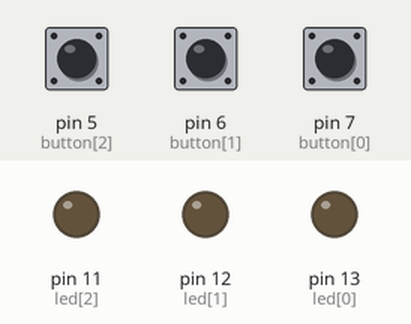
The sketch below on a simulated Arduino Uno, built with avr-gcc and run on an emulated ATmega328P. Shown: output pins drawn as LEDs (lit = HIGH). The test bench sets the inputs (shaded band); at power-on: pin 5 (button[2]) LOW, pin 6 (button[1]) LOW, pin 7 (button[0]) LOW. What the sketch prints to the serial monitor is not drawn.

Above: at 1.2 s.
1.3 s: pin 5 (button[2]) pulled HIGH for 0.15 s
At 1.41 s:
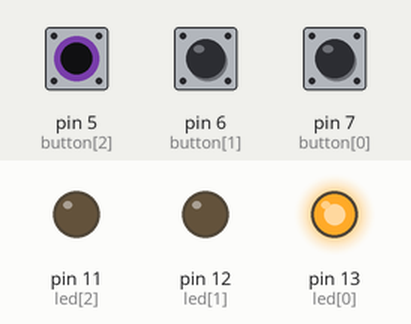
3.0 s: pin 6 (button[1]) pulled HIGH for 1 s
At 5.0 s:
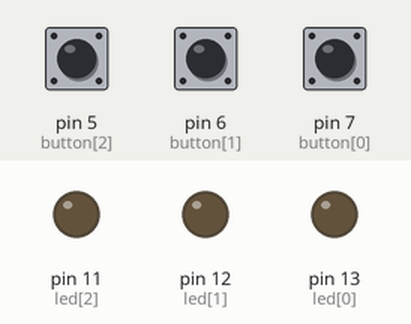
5.5 s: pin 7 (button[0]) pulled HIGH for 1 s
At 6.3 s:
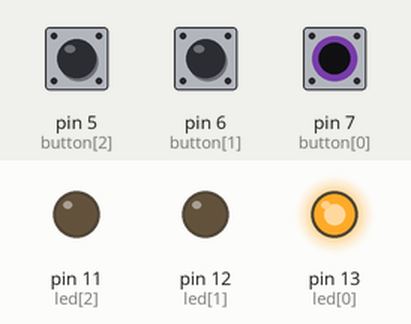
9.5 s: pin 6 (button[1]) pulled HIGH for 0.15 s
At 10.4 s:
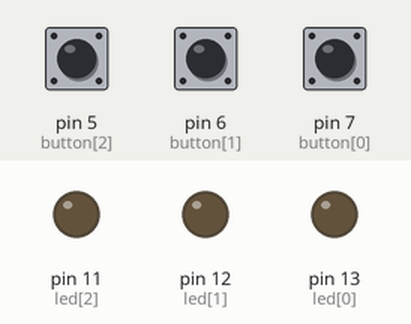
12.6 s: pin 5 (button[2]) pulled HIGH for 3.2 s
At 14.0 s:
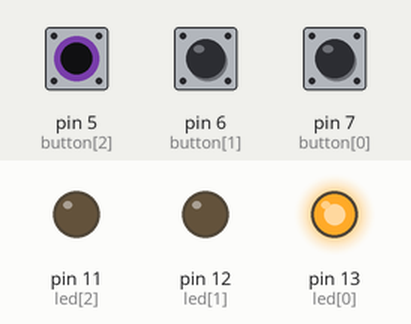
18.8 s: pin 6 (button[1]) pulled HIGH for 3.2 s
At 22.4 s:
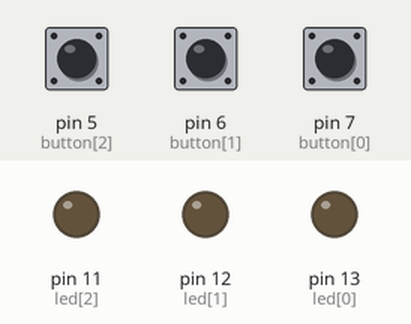
Timing chart, 0 to 23.9 s (numbered marks = the images above; inputs shaded):
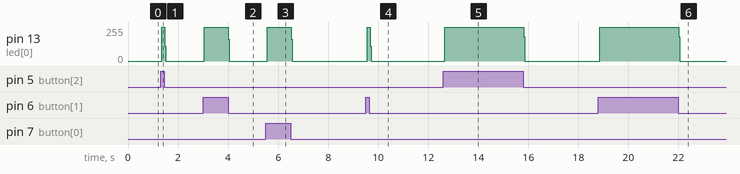

The sketch:

_ex5_.ino
```cpp
//------------Vetores e laços de repetição----------
/*
* Implemente agora um comportamento diferente:
* o sistema deverá CONTAR quantos botões estão
* pressionados ao mesmo tempo, e acender somente
* 1 LED, correspondente a essa contagem.
* Ex: se 3 botões estiverem pressionados
* (não importa quais botões), somente o LED 3 deverá
* estar aceso. Se nenhum botão estiver pressionado,
* nenhum LED estará aceso.
DICA: use laço for para fazer a contagem de
quantos botões estão pressionados,
e depois, outro laço for para ativar / desativar os LEDs,
de acordo com a contagem.
*/
const byte led[3] = {13, 12, 11};
const byte button[3] = {7, 6, 5};

void setup() {
  //Declarar led
  byte dl; //variavel declarar led
  for(dl = 0; dl <= 2; dl++){
     pinMode(led[dl], OUTPUT);
  }
  //Declarar botão
  byte db; //variável declarar botão
  for(db = 0; db <= 2; db++){
      pinMode(button[db], INPUT);
  }
  //Iniciar monitor Serial
  Serial.begin(9600);
}

void loop() {
  //Laço para botões pressionados
  byte lista_estados[3]; //Variável para guardar 3 estados em um array
  //Loop encontrar estados
  for(byte n_b = 0; n_b <= 2; n_b++){ //numero de botões, variavel de loop
     //Ler estado dos botão
     bool estadoY = digitalRead(button[n_b]); //Ler estado do botão
     lista_estados[n_b] = estadoY; //Adicionar o estado no array(lista)
  }
  //Esse loop faz a soma interna no array
  byte soma = 0;
  for(byte i = 0; i <= 2; i++){
       soma += lista_estados[i]; //Aqui está o valor da soma interna do array
  }
  if(soma > 0){ //se pelo um botõa estiver pressionado
    for(byte y = 0; y <= 2; y++){ //Loop para apagar leds
     digitalWrite(led[y], LOW);
     digitalWrite(led[soma - 1], HIGH);
     //mas deixa um led acesso que tem a quantia de buttons menos 1, para achar pos LED do certo
    }
  }
  else{ //Se for igual a zero(nenhum botão pressionado)
      for(byte j = 0; j <= 2; j++){ //Loop apaga geral, sem exceção
          digitalWrite(led[j], LOW);
      }
  }
  //--------------PRINTS--------------------
  Serial.print(soma); //numero de botões pressionados
  Serial.print("||");
  Serial.println(soma - 1); //Posição do led a ser acesso
}
```

Measured:
- after the input at 1.3 s, pin 13 (led[0]): 0/255 → 255/255 after 0.05 s, → 0/255 0.12 s later
- after the input at 3.0 s, pin 13 (led[0]): 0/255 → 255/255 after 0.05 s, → 0/255 0.96 s later
- after the input at 5.5 s, pin 13 (led[0]): 0/255 → 255/255 after 0.06 s, → 0/255 0.96 s later
- after the input at 9.5 s, pin 13 (led[0]): 0/255 → 255/255 after 0.06 s, → 0/255 0.12 s later
- after the input at 12.6 s, pin 13 (led[0]): 0/255 → 255/255 after 0.06 s, → 0/255 3.2 s later
- after the input at 18.8 s, pin 13 (led[0]): 0/255 → 255/255 after 0.06 s, → 0/255 3.2 s later
